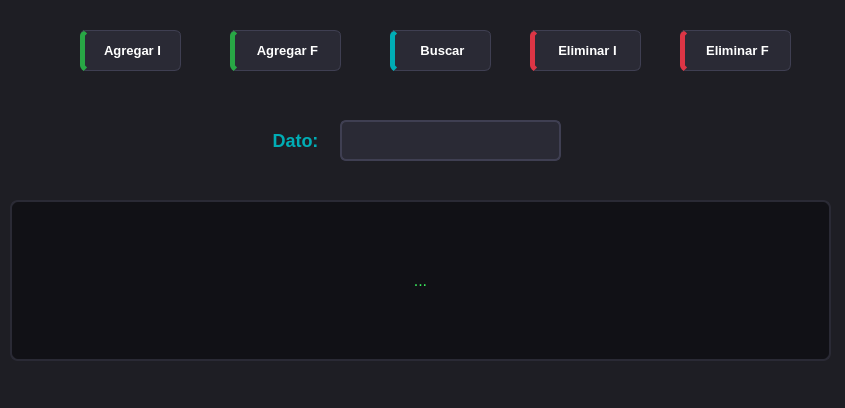
<?xml version="1.0" encoding="UTF-8"?>
<ui version="4.0">
 <class>Dialog</class>
 <widget class="QDialog" name="Dialog">
  <property name="geometry">
   <rect>
    <x>0</x>
    <y>0</y>
    <width>845</width>
    <height>408</height>
   </rect>
  </property>
  <property name="windowTitle">
   <string>Dialog</string>
  </property>
  <property name="styleSheet">
   <string notr="true">/* Estilo general de la ventana */
QDialog {
    background-color: #1e1e24;
    color: #f5f5f7;
    font-family: 'Segoe UI', Arial, sans-serif;
    font-size: 13px;
}

/* Título principal */
QLabel#label {
    color: #00adb5;
    font-size: 18px;
    font-weight: bold;
    padding: 10px 0px;
}

/* Contenedores (Paneles de Datos y Operaciones) */
QGroupBox {
    border: 2px solid #2a2a35;
    border-radius: 8px;
    margin-top: 15px;
    font-weight: bold;
    color: #00adb5;
    padding-top: 15px;
}

QGroupBox::title {
    subcontrol-origin: margin;
    subcontrol-position: top left;
    left: 15px;
    padding: 0 5px;
}

/* Campo de texto para ingresar datos */
QLineEdit#txt_dato {
    background-color: #2a2a35;
    color: #ffffff;
    border: 2px solid #3f3f52;
    border-radius: 6px;
    padding: 8px;
    font-size: 14px;
    selection-background-color: #00adb5;
}

QLineEdit#txt_dato:focus {
    border: 2px solid #00adb5;
    background-color: #2d2d3a;
}

/* Estilo base para TODOS los botones */
QPushButton {
    background-color: #2a2a35;
    color: #ffffff;
    border: 1px solid #3f3f52;
    border-radius: 6px;
    padding: 10px 15px;
    font-size: 13px;
    font-weight: bold;
}

/* Efecto al pasar el mouse por encima de los botones */
QPushButton:hover {
    background-color: #3f3f52;
    border-color: #00adb5;
}

/* Efecto al hacer clic */
QPushButton:pressed {
    background-color: #1e1e24;
}

/* Estilos específicos por tipo de botón para dar dinamismo */

/* Botones de Agregar (Verde éxito) */
QPushButton#btn_agregarInicio, QPushButton#btn_agregarFinal {
    border-left: 5px solid #28a745;
}
QPushButton#btn_agregarInicio:hover, QPushButton#btn_agregarFinal:hover {
    background-color: #1e3d24;
    color: #85e39d;
}

/* Botones de Eliminar (Rojo peligro) */
QPushButton#btn_eliminarInicio, QPushButton#btn_eliminarFinal {
    border-left: 5px solid #dc3545;
}
QPushButton#btn_eliminarInicio:hover, QPushButton#btn_eliminarFinal:hover {
    background-color: #421c20;
    color: #f7939b;
}

/* Botón de Buscar (Azul / Cyan informativo) */
QPushButton#btn_buscar {
    border-left: 5px solid #00adb5;
}
QPushButton#btn_buscar:hover {
    background-color: #0f3d4c;
    color: #7fdbff;
}

/* Pantalla inferior de resultados (Donde se dibuja la lista) */
QLabel#lbl_resultado {
    background-color: #111116;
    color: #39ec5c; /* Letras verdes tipo terminal matrix */
    font-family: 'Consolas', 'Courier New', monospace;
    font-size: 16px;
    border: 2px solid #2a2a35;
    border-radius: 8px;
    padding: 15px;
}</string>
  </property>
  <widget class="QPushButton" name="btn_agregarInicio">
   <property name="geometry">
    <rect>
     <x>80</x>
     <y>30</y>
     <width>101</width>
     <height>41</height>
    </rect>
   </property>
   <property name="text">
    <string>Agregar I</string>
   </property>
  </widget>
  <widget class="QPushButton" name="btn_agregarFinal">
   <property name="geometry">
    <rect>
     <x>230</x>
     <y>30</y>
     <width>111</width>
     <height>41</height>
    </rect>
   </property>
   <property name="text">
    <string>Agregar F</string>
   </property>
  </widget>
  <widget class="QPushButton" name="btn_eliminarInicio">
   <property name="geometry">
    <rect>
     <x>530</x>
     <y>30</y>
     <width>111</width>
     <height>41</height>
    </rect>
   </property>
   <property name="text">
    <string>Eliminar I</string>
   </property>
  </widget>
  <widget class="QPushButton" name="btn_eliminarFinal">
   <property name="geometry">
    <rect>
     <x>680</x>
     <y>30</y>
     <width>111</width>
     <height>41</height>
    </rect>
   </property>
   <property name="text">
    <string>Eliminar F</string>
   </property>
  </widget>
  <widget class="QPushButton" name="btn_buscar">
   <property name="geometry">
    <rect>
     <x>390</x>
     <y>30</y>
     <width>101</width>
     <height>41</height>
    </rect>
   </property>
   <property name="text">
    <string>Buscar</string>
   </property>
  </widget>
  <widget class="QLabel" name="label">
   <property name="geometry">
    <rect>
     <x>250</x>
     <y>120</y>
     <width>91</width>
     <height>41</height>
    </rect>
   </property>
   <property name="text">
    <string>Dato:</string>
   </property>
   <property name="alignment">
    <set>Qt::AlignCenter</set>
   </property>
  </widget>
  <widget class="QLineEdit" name="txt_dato">
   <property name="geometry">
    <rect>
     <x>340</x>
     <y>120</y>
     <width>221</width>
     <height>41</height>
    </rect>
   </property>
   <property name="alignment">
    <set>Qt::AlignCenter</set>
   </property>
  </widget>
  <widget class="QLabel" name="lbl_resultado">
   <property name="geometry">
    <rect>
     <x>10</x>
     <y>200</y>
     <width>821</width>
     <height>161</height>
    </rect>
   </property>
   <property name="text">
    <string>...</string>
   </property>
   <property name="alignment">
    <set>Qt::AlignCenter</set>
   </property>
  </widget>
 </widget>
 <resources/>
 <connections/>
</ui>
